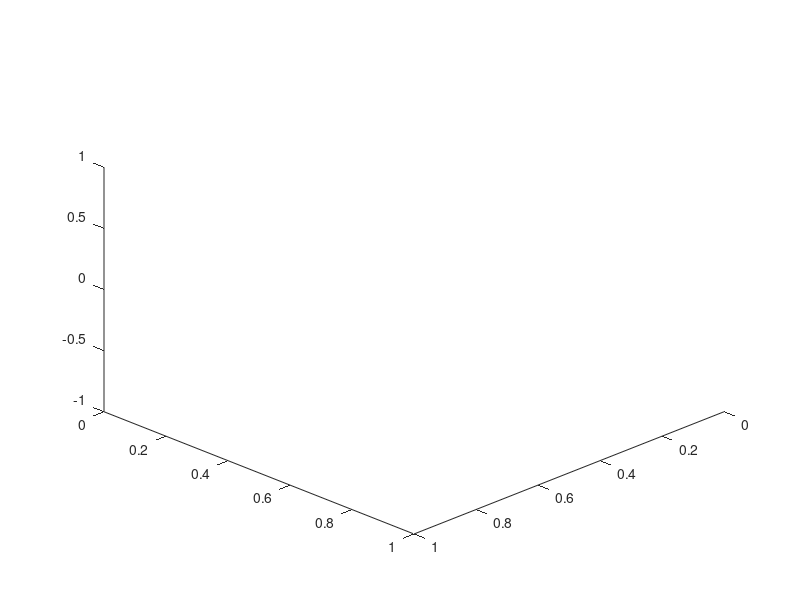

This chart was generated by the following MATLAB code: (Note: this script raises an error after producing the figure.)
figure(1)
for i=1:101
    
clf
view([1 1 1])

hold on
[length1,l1,length2,l2,length3,l3,length4,l4,length5,l5,length6,l6]=traj(xdesired(i),ydesired(i),1,anglex(i),angley(i),anglez(i));
quiver3(0.402*cos(10/180*pi),-0.402*sin(10/180*pi), 0,l1(1),l1(2),l1(3))

quiver3(0.402*cos(10/180*pi),0.402*sin(10/180*pi), 0,l2(1),l2(2),l2(3))

quiver3(0.402*cos(110/180*pi),0.402*sin(110/180*pi), 0,l3(1),l3(2),l3(3))

quiver3(0.402*cos(130/180*pi),0.402*sin(130/180*pi), 0,l4(1),l4(2),l4(3))

quiver3(0.402*cos(230/180*pi),0.402*sin(230/180*pi), 0,l5(1),l5(2),l5(3))

quiver3(0.402*cos(250/180*pi),0.402*sin(250/180*pi), 0,l6(1),l6(2),l6(3))

pause(0.1)
end